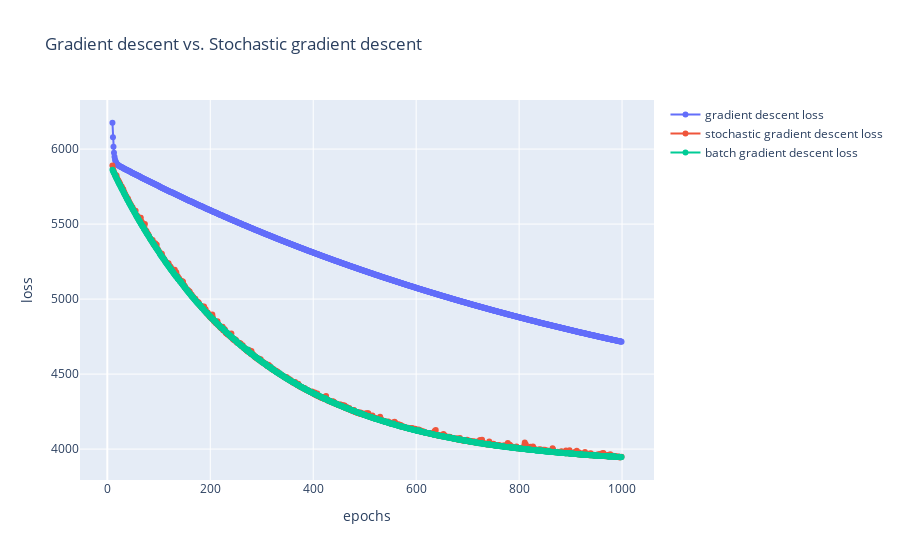

Write notebook code for a chart like this one.
### Markdown cell above
Let's compare all three methods in a visualization :

### Code cell
fig = go.Figure()
fig.add_trace(go.Scatter(x=[i for i in range(epochs)][10:], y=loss_history[10:],
              mode="markers+lines",
              name="gradient descent loss"))
fig.add_trace(go.Scatter(x=[i for i in range(epochs)][10:], y=stochastic_loss_history[10:],
              mode="markers+lines",
              name="stochastic gradient descent loss"))
fig.add_trace(go.Scatter(x=[i for i in range(epochs)][10:], y=batch_loss_history[10:],
              mode="markers+lines",
              name="batch gradient descent loss"))
fig.update_layout(
    title="Gradient descent vs. Stochastic gradient descent",
    xaxis_title="epochs",
    yaxis_title="loss"
    )
fig.show()

### Figure 1 — Plotly figure (JSON) as saved in the notebook; plotly's stock layout.template omitted (floating-point values rounded to 4 significant figures; data arrays with more than 128 entries replaced by an {"elided": "..."} marker saying what was removed)
{"data": [{"mode": "markers+lines", "name": "gradient descent loss", "type": "scatter", "x": {"elided": "990 int values"}, "y": {"elided": "990 float values"}}, {"mode": "markers+lines", "name": "stochastic gradient descent loss", "type": "scatter", "x": {"elided": "990 int values"}, "y": {"elided": "990 float values"}}, {"mode": "markers+lines", "name": "batch gradient descent loss", "type": "scatter", "x": {"elided": "990 int values"}, "y": {"elided": "990 float values"}}], "layout": {"title": {"text": "Gradient descent vs. Stochastic gradient descent"}, "xaxis": {"title": {"text": "epochs"}}, "yaxis": {"title": {"text": "loss"}}}}
